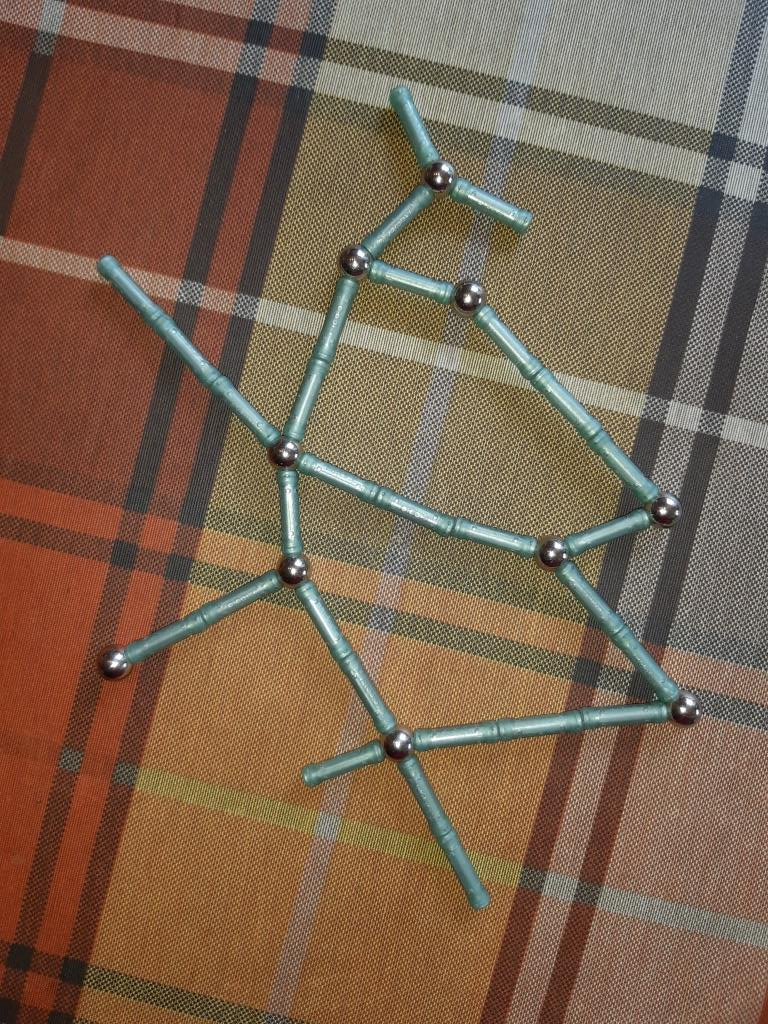
#> input picture images/10.jpg, 768 x 1024 px; its folder holds 6 pictures in this run
$ jupyter execute --allow-errors Experiments.ipynb
#> lines starting #> are read from the running program, lines starting #| are printed output that depends on the picture; after the words box and inside, x2 and y2 are one past the last pixel; in counts of white or black regions, pixels touching at a corner belong together
[cell 1]
import os
import cv2
import numpy as np
from skimage.morphology import skeletonize

from PIL import Image
import matplotlib.pyplot as plt

[cell 2]
def show(image, ax=None, title=None):
    if ax is None:
        _, ax = plt.subplots(1, 1)
    if title is not None:
        ax.set_title(title)
    ax.imshow(image, cmap='gray')
    ax.set_axis_off()

[cell 3]
fig, axes = plt.subplots(4, 4, figsize=(12, 12))
axes = iter(axes.flatten())

for img, ax in zip(os.listdir('./images'), axes):
    show(cv2.imread('./images/' + img), ax=ax, title=img)
plt.tight_layout()
plt.show()
#> figure, not shown here; B, G, R data is drawn as R, G, B

[cell 4]
os.listdir('./images')

[cell 5]
image = cv2.imread('./images/28.jpg')
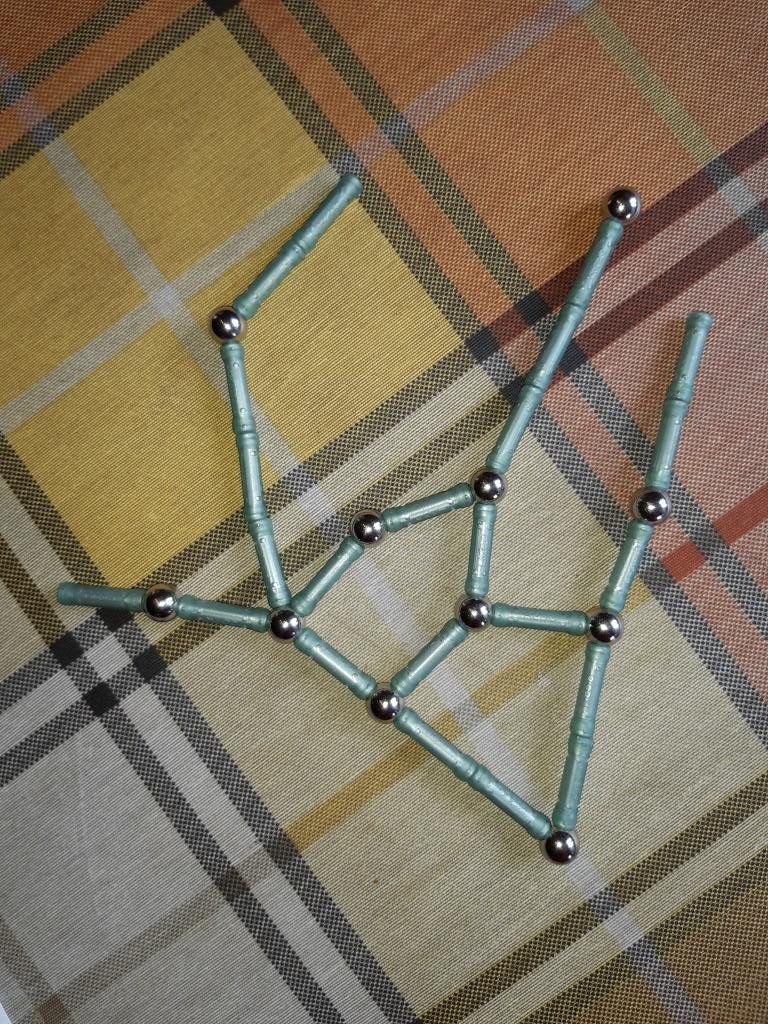
#> input picture images/28.jpg, 768 x 1024 px
#> image is the input picture: shape (1024, 768, 3); mean B, G, R 95.9, 117.7, 129.7
show(image)

[cell 6]
color_formats = {'RGB': cv2.COLOR_BGR2RGB,
                 'XYZ': cv2.COLOR_BGR2XYZ,
                 'YCrCb': cv2.COLOR_BGR2YCrCb,
                 'HSV': cv2.COLOR_BGR2HSV,
                 'HLS': cv2.COLOR_BGR2HLS,
                 'LAB': cv2.COLOR_BGR2LAB,
                 'LUV': cv2.COLOR_BGR2LUV}
fig, ax = plt.subplots(len(color_formats), 3, figsize=(10, 16))

for i, (name, fmt) in enumerate(color_formats.items()):
    img_fmt = cv2.cvtColor(image, fmt)
    for j, lyr in enumerate(cv2.split(img_fmt)):
        show(lyr, ax=ax[i][j], title=f'{name}')
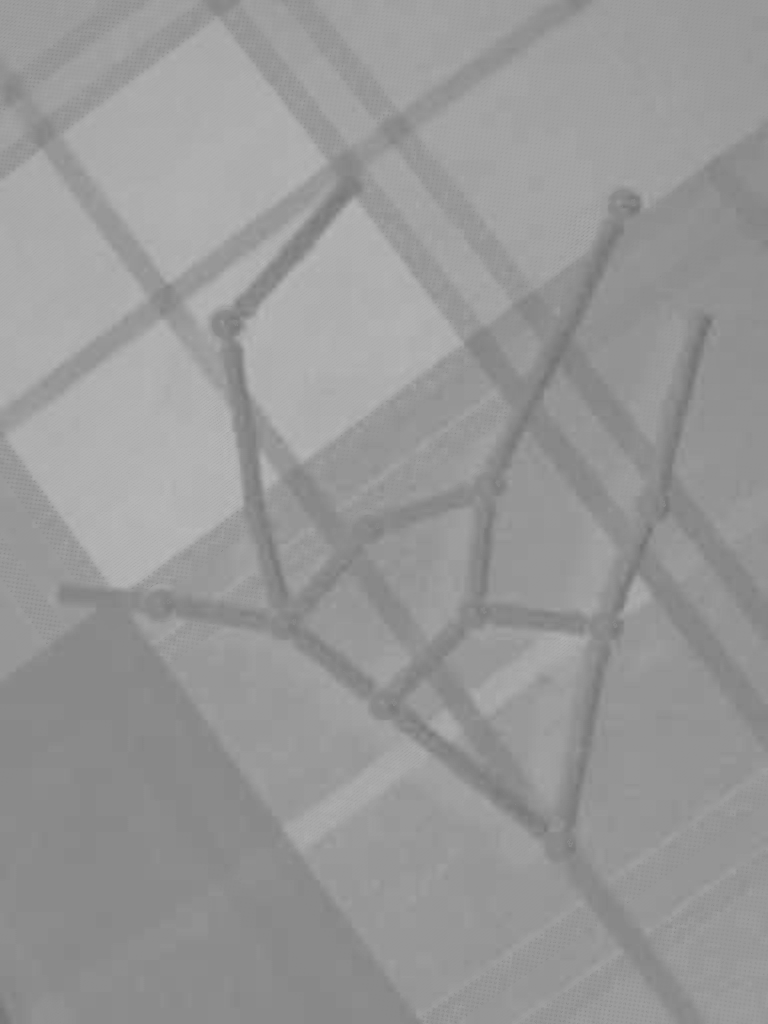
#> lyr: shape (1024, 768); min 112, max 184, mean 152
plt.tight_layout()
plt.show()

[cell 7]
img_fmt = cv2.cvtColor(image, cv2.COLOR_BGR2YCrCb)
lyr = cv2.split(img_fmt)
show(lyr[1])
# show(lyr[2])
# lyr = (0.7 * lyr[1].astype(int) + 0.3 * (255 - lyr[2].astype(int))).astype(np.uint8)
# show(lyr)
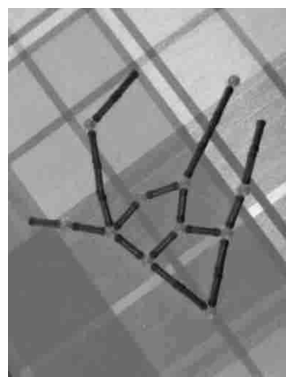
#> figure drawn by matplotlib, 1 panel
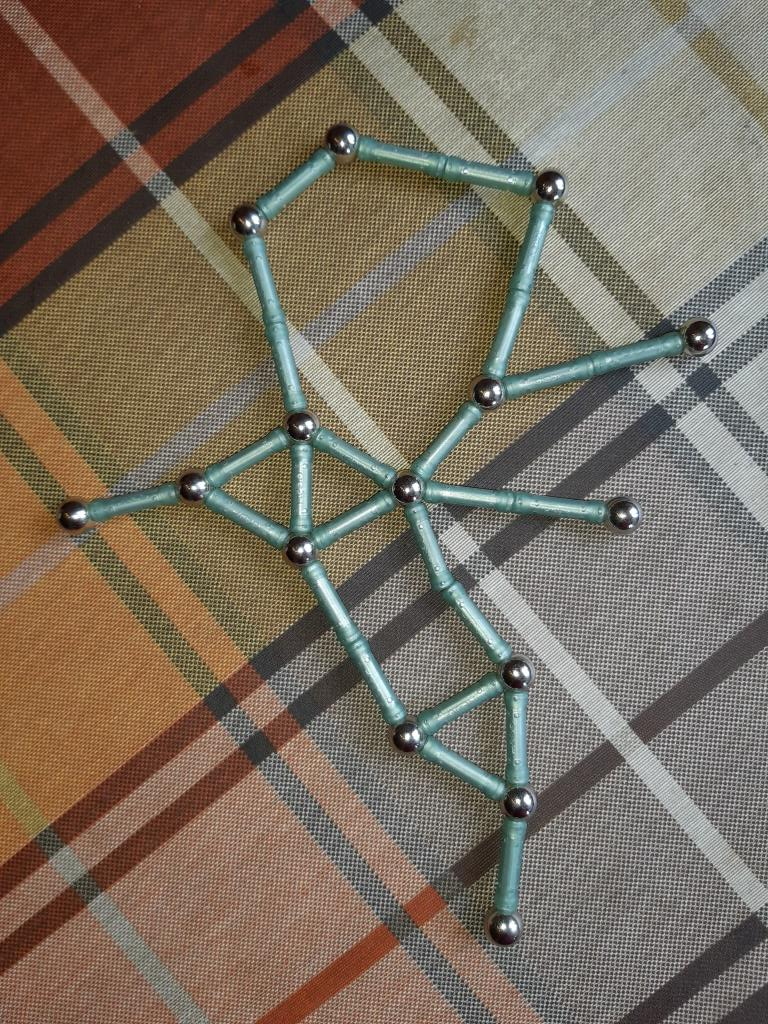
#> input picture images/22.jpg, 768 x 1024 px
#> further down, image is the input picture: shape (1024, 768, 3); mean B, G, R 95.8, 110.6, 122.5
#> `img_fmt = cv2.cvtColor(image, cv2.COLOR_BGR2YCrCb)`: img_fmt: shape (1024, 768, 3); mean of channels 0, 1, 2 112.5, 135.2, 118.6

[cell 8]
def binearize_image(image):
    # remove noise
    image = cv2.GaussianBlur(image, (9, 9), 0)
    image = cv2.medianBlur(image, 15)

    # binearization
    _, image = cv2.threshold(image, 123, 255, cv2.THRESH_BINARY_INV)
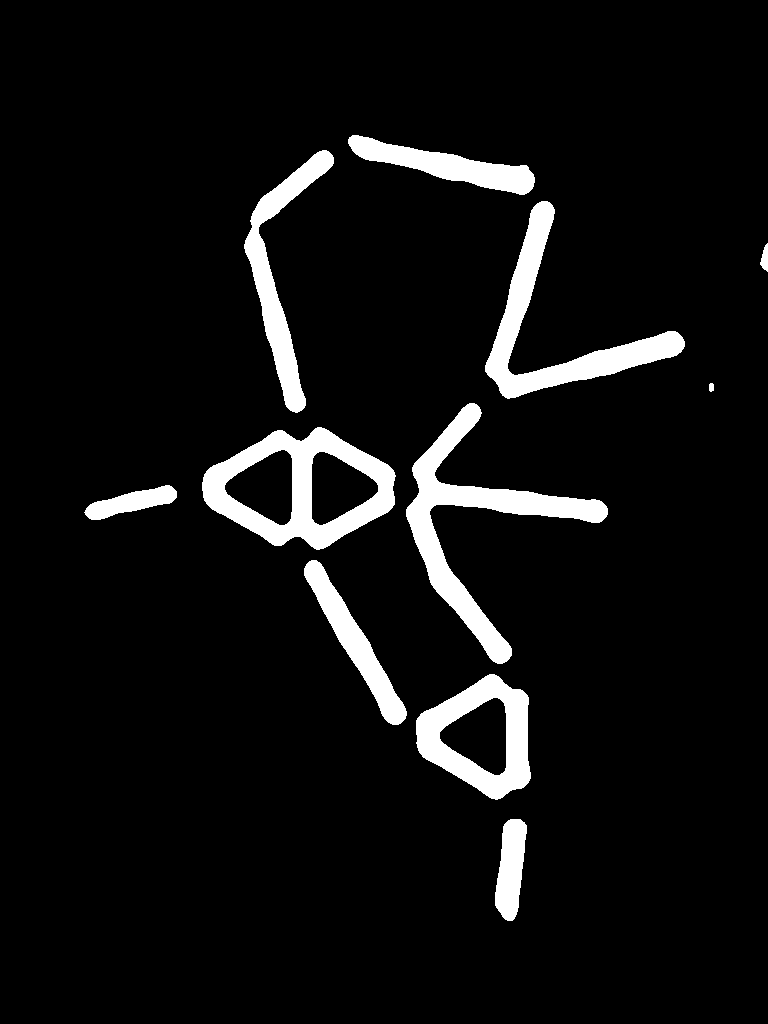
#> image: shape (1024, 768); 6.7% white; 11 white regions, largest, box (x1, y1, x2, y2) and area: (406, 403, 608, 664) 10078, (202, 427, 396, 550) 9686, (485, 201, 685, 399) 8252

    # post-processing
    image = cv2.dilate(image, (3, 3), iterations=4)
#> image: shape (1024, 768); 7.6% white; 11 white regions, largest, box (x1, y1, x2, y2) and area: (406, 403, 608, 668) 11430, (202, 427, 396, 554) 11002, (485, 201, 685, 403) 9240
    image = cv2.morphologyEx(image, cv2.MORPH_OPEN, (9, 9), iterations=15)
#> image: shape (1024, 768); 7.5% white; 10 white regions, largest, box (x1, y1, x2, y2) and area: (407, 418, 606, 683) 11323, (203, 442, 394, 569) 10957, (487, 216, 683, 418) 9181
    return image

[cell 9]
def extend_line(pts, extension_length):
    pt1, pt2 = pts[0][0], pts[1][0]
    line_vector = pt2 - pt1
    line_length = np.linalg.norm(line_vector)
    unit_vector = line_vector / line_length
    d = (unit_vector * extension_length).astype(np.int32)

    pt1 -= d
    pt2 += d

    return np.array([[pt1], [pt2]])

[cell 10]
def detect_lines(image, **kwargs):
    """
    image: np.uint8 array of shape (width, height)
    """
    lines = cv2.HoughLinesP(image, 1, np.pi / 180, **kwargs)
    processed_image = np.zeros_like(image)
    for line in lines:
        x1, y1, x2, y2 = line[0]
        cv2.line(processed_image, (x1, y1), (x2, y2), color=1, thickness=1)
    return processed_image

[cell 11]
def approximate_lines(image, curvature_thres=0.05, extension_length=5):
    """
    image: np.uint8 array of shape (width, height)
    """
    processed_image = np.zeros_like(image)
    contours, _ = cv2.findContours(image, cv2.RETR_EXTERNAL, cv2.CHAIN_APPROX_SIMPLE)
    approx = []
    for contour in contours:
        epsilon = curvature_thres * cv2.arcLength(contour, True)
        appr = cv2.approxPolyDP(contour, epsilon, True)
        appr_extended = extend_line(appr, extension_length=extension_length)
        approx.append(appr_extended)
    cv2.polylines(processed_image, approx, isClosed=False, color=1, thickness=1)
    return processed_image, approx

[cell 12]
def intersects(line1, line2):
    # Unpack the line segments
    (x1, y1), (x2, y2) = line1[0][0], line1[1][0]
    (x3, y3), (x4, y4) = line2[0][0], line2[1][0]

    # Line1 represented as a1x + b1y = c1
    a1 = y2 - y1
    b1 = x1 - x2
    c1 = a1 * x1 + b1 * y1

    # Line2 represented as a2x + b2y = c2
    a2 = y4 - y3
    b2 = x3 - x4
    c2 = a2 * x3 + b2 * y3

    determinant = a1 * b2 - a2 * b1

    if determinant == 0:
        # Lines are parallel
        return None
    else:
        # Intersection point
        intersect_x = (b2 * c1 - b1 * c2) / determinant
        intersect_y = (a1 * c2 - a2 * c1) / determinant

        # Check if the intersection point is within both line segments
        if (min(x1, x2) <= intersect_x <= max(x1, x2) and
            min(y1, y2) <= intersect_y <= max(y1, y2) and
            min(x3, x4) <= intersect_x <= max(x3, x4) and
            min(y3, y4) <= intersect_y <= max(y3, y4)):
            return (intersect_x, intersect_y)
        else:
            return None

[cell 13]
def build_adjacency_matrix(image):
    image, approx = approximate_lines(image, extension_length=40)
    show(image)
    output_image = np.zeros((*image.shape, 3))

    adj_matrix = np.zeros((len(approx), ) * 2, dtype=bool)
    for i in range(len(approx)):
        for j in range(i + 1, len(approx)):
            if intersects(approx[i], approx[j]):
                pt = intersects(approx[i], approx[j])
                output_image[int(pt[1]) - 3:int(pt[1]) + 3, int(pt[0]) - 3:int(pt[0]) + 3, 1] = 255

                adj_matrix[i][j] = adj_matrix[j][i] = 1
    show(output_image)
    return adj_matrix

[cell 14]
def processing_step(image, extension_length=5):
    image = detect_lines(image, threshold=20, minLineLength=40, maxLineGap=30)
    image, _ = approximate_lines(image, curvature_thres=0.05, extension_length=extension_length)
    return image

[cell 15]
def preprocess_image(image_orig, image, steps=3):
    # clahe = cv2.createCLAHE(clipLimit=2, tileGridSize=(30, 30))
    # image = clahe.apply(image)

    show(image)
    image = binearize_image(image)
    show(image)

    image = skeletonize(image).astype(np.uint8)
#> image: shape (1024, 768); values 0 (black) and 1 (white), 0.28% white in thin lines or dots, all inside (x1, y1, x2, y2) = (96, 156, 768, 934)
    show(image)

    ext = [5, 5, 5]  # extensions
    for i in range(steps):
        image = processing_step(image, ext[i])
#> image: shape (1024, 768); values 0 (black) and 1 (white), 0.28% white in thin lines or dots, all inside (x1, y1, x2, y2) = (89, 160, 681, 938)
    show(image)

    adj_matrix = build_adjacency_matrix(image)
#> in approximate_lines (call 4), `cv2.polylines(processed_image, approx, isClosed=False, color=1, thickn..`: processed_image: shape (1024, 768); values 0 (black) and 1 (white), 0.44% white in thin lines or dots, all inside (x1, y1, x2, y2) = (51, 142, 719, 977)
    features = np.bincount(adj_matrix.sum(axis=1))
    return features, adj_matrix

[cell 16]
image = cv2.imread('./images/22.jpg')
img_fmt = cv2.cvtColor(image, cv2.COLOR_BGR2YCrCb)
lyr = cv2.split(img_fmt)
features, adj_matrix = preprocess_image(image, lyr[1])

[cell 17]
plt.spy(adj_matrix)
plt.show()
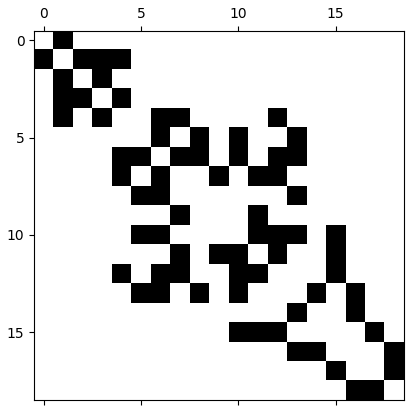
#> figure drawn by matplotlib, 1 panel

[cell 18]
colored_idxs = (28, 18, 23, 16, 29, 9, 10, 22)
' '.join([idx[:-4] for idx in os.listdir('./images')])

[cell 19]
fig, axes = plt.subplots(len(colored_idxs) // 2, 6, figsize=(16, 16))
axes = iter(axes.flatten())

#> (the rest of this cell did not finish here and is left out)

#> in binearize_image (call 2), `_, image = cv2.threshold(image, 123, 255, cv2.THRESH_BINARY_INV)`: image: shape (1024, 768); 5.6% white; 13 white regions, largest, box (x1, y1, x2, y2) and area: (395, 643, 611, 839) 8571, (222, 342, 363, 619) 7462, (488, 220, 622, 475) 5509
#> in binearize_image (call 2), `image = cv2.dilate(image, (3, 3), iterations=4)`: image: shape (1024, 768); 6.3% white; 13 white regions, largest, box (x1, y1, x2, y2) and area: (395, 643, 611, 843) 9435, (222, 342, 363, 623) 8030, (488, 220, 622, 479) 6045
#> in binearize_image (call 2), `image = cv2.morphologyEx(image, cv2.MORPH_OPEN, (9, 9), iterations=15)`: image: shape (1024, 768); 6.2% white; 13 white regions (1 under 20 px), largest, box (x1, y1, x2, y2) and area: (397, 658, 609, 858) 9388, (223, 357, 361, 638) 7982, (490, 235, 620, 494) 5998
#> `image = skeletonize(image).astype(np.uint8)`: image: shape (1024, 768); values 0 (black) and 1 (white), 0.22% white in thin lines or dots, all inside (x1, y1, x2, y2) = (0, 202, 702, 1024)
    show(image, ax=next(axes), title='binearized')

    image = skeletonize(image).astype(np.uint8)
    #show(image)

    image = detect_lines(image, threshold=20, minLineLength=40, maxLineGap=30)
#> after the loop in detect_lines (call 4), `for line in lines:`: processed_image: shape (1024, 768); values 0 (black) and 1 (white), 0.26% white in thin lines or dots, all inside (x1, y1, x2, y2) = (70, 213, 701, 840)
    #show(image)
    image = approximate_lines(image, curvature_thres=0.05)
#> in approximate_lines (call 5), `cv2.polylines(processed_image, approx, isClosed=False, color=1, thickn..`:
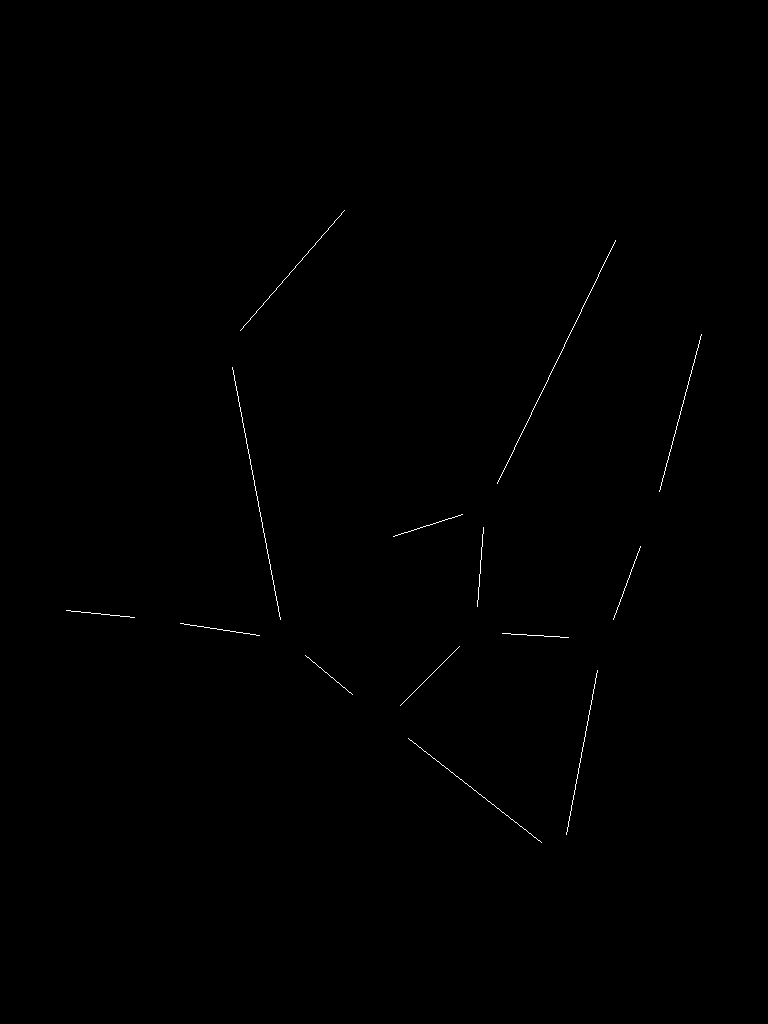
#> processed_image: shape (1024, 768); values 0 (black) and 1 (white), 0.21% white in thin lines or dots, all inside (x1, y1, x2, y2) = (66, 210, 702, 843)
    #show(image)

    image = detect_lines(image, threshold=20, minLineLength=30, maxLineGap=30)
    #show(image)
    image = approximate_lines(image, curvature_thres=0.05)
    #show(image)

    image = detect_lines(image, threshold=20, minLineLength=20, maxLineGap=30)
    #show(image)
    image = approximate_lines(image, curvature_thres=0.01)
    show(image, ax=next(axes), title='processed')
plt.tight_layout()
plt.show()
